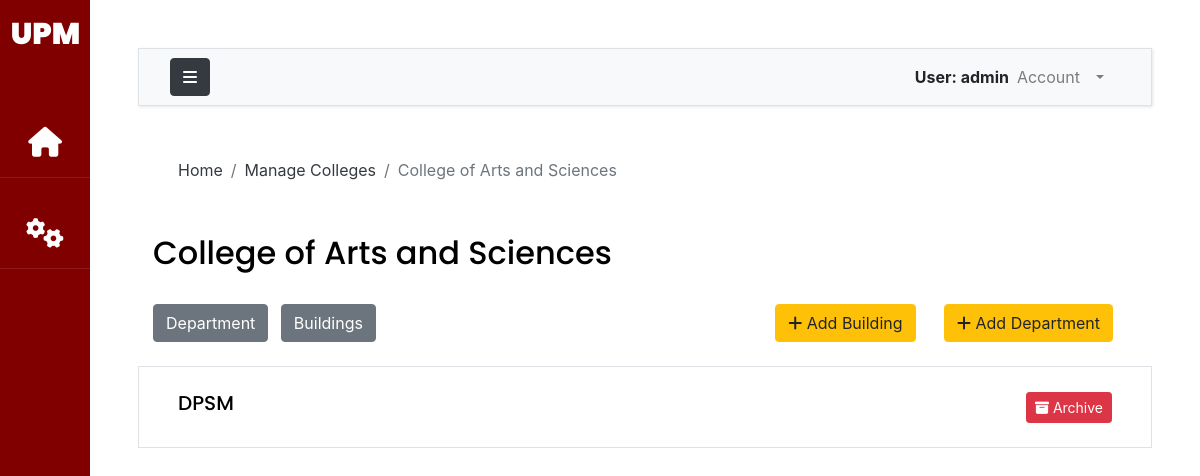
The app's page /manage-college/college-of-arts-and-sciences/ (signed in) with its own data.
### accounts/models.py (models this page shows)
class AuthUser(AbstractUser):
    FACULTY = 1
    STAFF = 2
    OCS = 3
    ADPD = 4
    USER_TYPE_CHOICES = (
        (FACULTY, 'faculty'),
        (STAFF, 'staff'),
        (OCS, 'ocs'),
        (ADPD, 'adpd'),
    )
    first_name = models.CharField(max_length=200)
    last_name = models.CharField(max_length=200)
    email = models.EmailField(unique=True, validators=[
        EmailValidator(allowlist=['up.edu.ph'])
    ])
    college = models.ForeignKey("UPM.College",on_delete=models.CASCADE,null=True,blank=True)
    department = models.ForeignKey("UPM.Department",on_delete=models.CASCADE,null=True,blank=True)
    user_type = models.PositiveSmallIntegerField(choices=USER_TYPE_CHOICES,null=True)
    def __str__(self):
        return self.username

### UPM/models.py (models this page shows, shortened)
class College(models.Model):
    name = models.CharField(max_length=300,null=True)
    slug = models.SlugField(null=True)

class Department(models.Model):
    name = models.CharField(max_length=300,null=True)
    college = models.ForeignKey(College,on_delete=models.CASCADE,null=True)
    slug = models.SlugField(null=True)

### UPM/views.py (the view)
# urls.py: path('manage-college/<slug:slug>/',views.collegeView, name='adminCollegeView'),
def collegeView(request, slug):
    college = College.objects.get(slug= slug)
    if request.method == 'POST':
        if request.POST.get('build'):
            field = college.building_set.all()
            view = 'build'
        else:
            field = college.department_set.all()
            view = 'dept'
        context={'fields':field,'college':college,'view':view}
    else:
        view = 'dept'
        field = college.department_set.all()
        context={'fields':field,'college':college,'view':view}
    return render(request,'UPM/college-details.html',context)

### templates/UPM/college-details.html (shortened to what this page needs)
{% extends 'base.html' %}
{% load static %}
{% load crispy_forms_tags %}
{% block breadcrumb %}
<nav aria-label="breadcrumb">
  <ol class="breadcrumb mt-3 ms-4 bg-body">
    <li class="breadcrumb-item"><a href="#" class="text-dark">Home</a></li>
    <li class="breadcrumb-item"><a href="{% url 'manageCollege' %}" class="text-dark">Manage Colleges</a></li>
    <li class="breadcrumb-item active" aria-current="page">{{college.name}}</li>
  </ol>
</nav>
{% endblock breadcrumb %}
{% block content %}
<div class = "container w-auto">
    <h2 class="py-4">{{college.name}}</h2>
    <div class = 'row'>
        <div class = 'col align-self-center'>
            <form method='POST'>
                <input class = "btn btn-secondary mb-4" type="submit" value="Department" name="dept" />
                <input class = "btn btn-secondary mb-4 ms-2" type="submit" value="Buildings" name="build" />
            </form>
        </div>
        <div class = 'col-auto align-self-end text-end'>
        <a class='btn btn-warning mb-4' role='button' href = "{% url 'addBuild' college.slug %}"><i class="fa-solid fa-plus"></i> Add Building</a>
        <a class='btn btn-warning mb-4 mx-4' role='button' href = "{% url 'addDept' college.slug%}"><i class="fa-solid fa-plus"></i> Add Department</a>
        </div>
    </div>
    {% for field in fields %}
    <div class="row border bg-white p-4 mb-3">
      <div class="col align-self-center">
            {% if view == 'build'%}
            <a href="{% url 'adminBuildingView' college.slug field.slug%}"><h5>{{field.name}}</h5></a>
            {% else %}
            <h5>{{field.name}}</h5>
            {% endif %}
      </div>
        <div class="col-auto align-self-end text-end">
            <button type="button" class="btn btn-danger btn-sm" data-bs-toggle="modal" data-bs-target="#archivePopup"><i class="fa-solid fa-box-archive"></i> Archive</button>
        </div>
    </div>
      {% endfor %}
</div>
{% endblock content %}

### templates/base.html (shortened to what this page needs)
{% load static %}
{% load crispy_forms_tags %}
<!DOCTYPE html>
<html lang="en">
    <head>
        {% include 'css_modules.html' %}
    </head>
    <body>
        <div class="wrapper d-flex align-items-stretch">
            <nav id="sidebar" class="active">
                <h1><a href="{% url 'indexPage' %}" class="logo mt-2 pt-2">UPM</a></h1>
                <ul class="list-unstyled components mb-5">
                    <li class="active">
                        <a href="{% url 'dashBoardPage' %}"><i class="fa fa-home"></i> <span class="link_label">Home</span></a>
                    </li>
                    {% if request.user.user_type == none %}
                    <li>
                        <a data-bs-toggle="collapse" href="#collapseOptions" role="button" aria-expanded="false" aria-controls="collapseOptions" id="clps"><i class="fa fa-cogs"></i> <span class="link_label">Administrator</span></a>
                    </li>
                    {% endif %}
                </ul>
            </nav>
            <div id="content" class="p-4 p-md-5 ">
                <nav class="navbar navbar-expand-lg navbar-light bg-light border">
                    <div class="container-fluid">
                        <button type="button" id="sidebarCollapse" class="btn btn-dark">
                            <i class="fa fa-bars"></i>
                        </button>
                        <div class="collapse navbar-collapse" id="navbarSupportedContent">
                            <ul class="nav navbar-nav ml-auto">
                                <span class="fw-bold mt-2">User: {{request.user}}</span>
                                <li class="nav-item dropdown me-3 pe-3">
                                    <a class="nav-link dropdown-toggle" href="#" id="navbarDropdown" role="button" data-bs-toggle="dropdown" aria-expanded="false">
                                      Account
                                    </a>
                                </li>
                            </ul>
                        </div>
                    </div>
                </nav>
                <main class="app-content">
                    <div class="app-title">
                        {% block breadcrumb %}
                        {% endblock breadcrumb %}
                    </div>
                    {% block content %}
                    {% endblock content %}
                </main>
            </div>
		</div>
    </body>
</html>

### records on screen
AuthUser: user "admin"
College: name "College of Arts and Sciences"
Department: name "DPSM"
